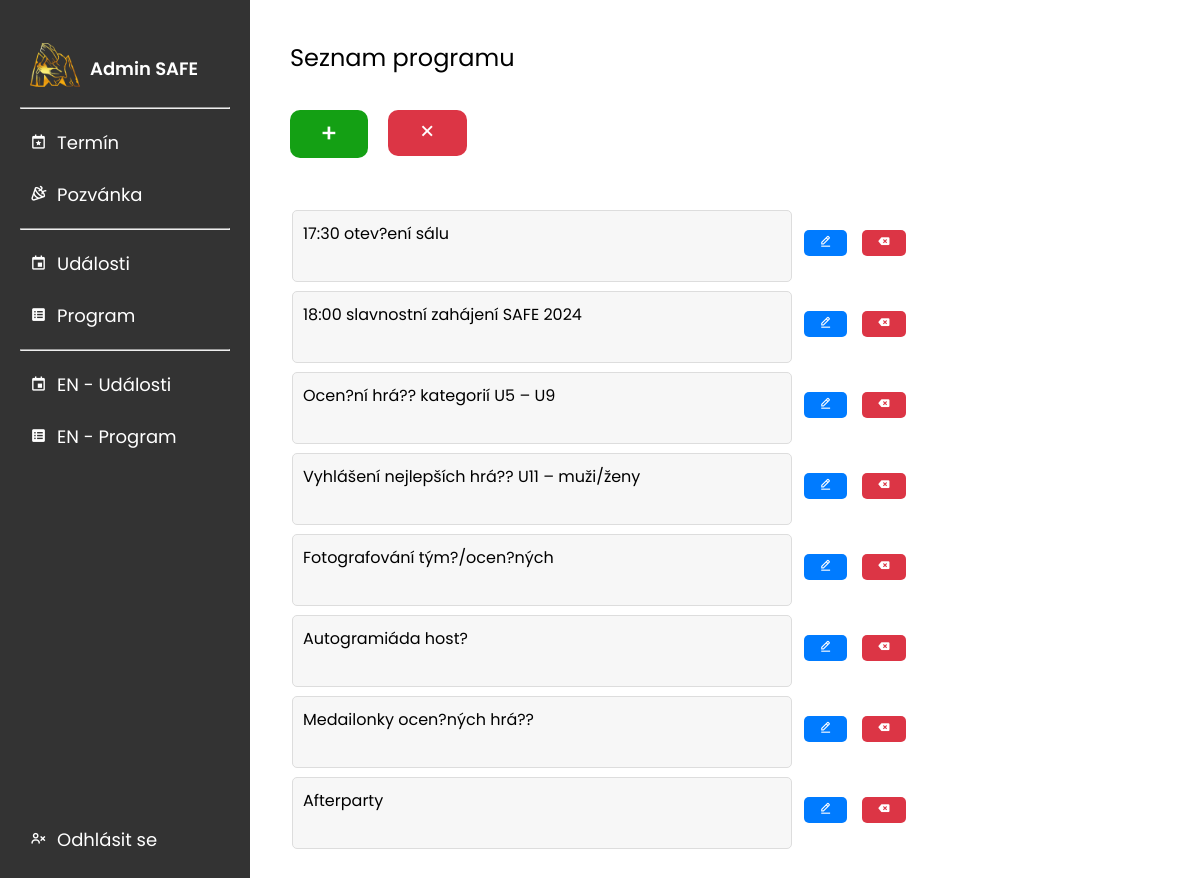
The app's page /admin/program/index.php (signed in), older data.
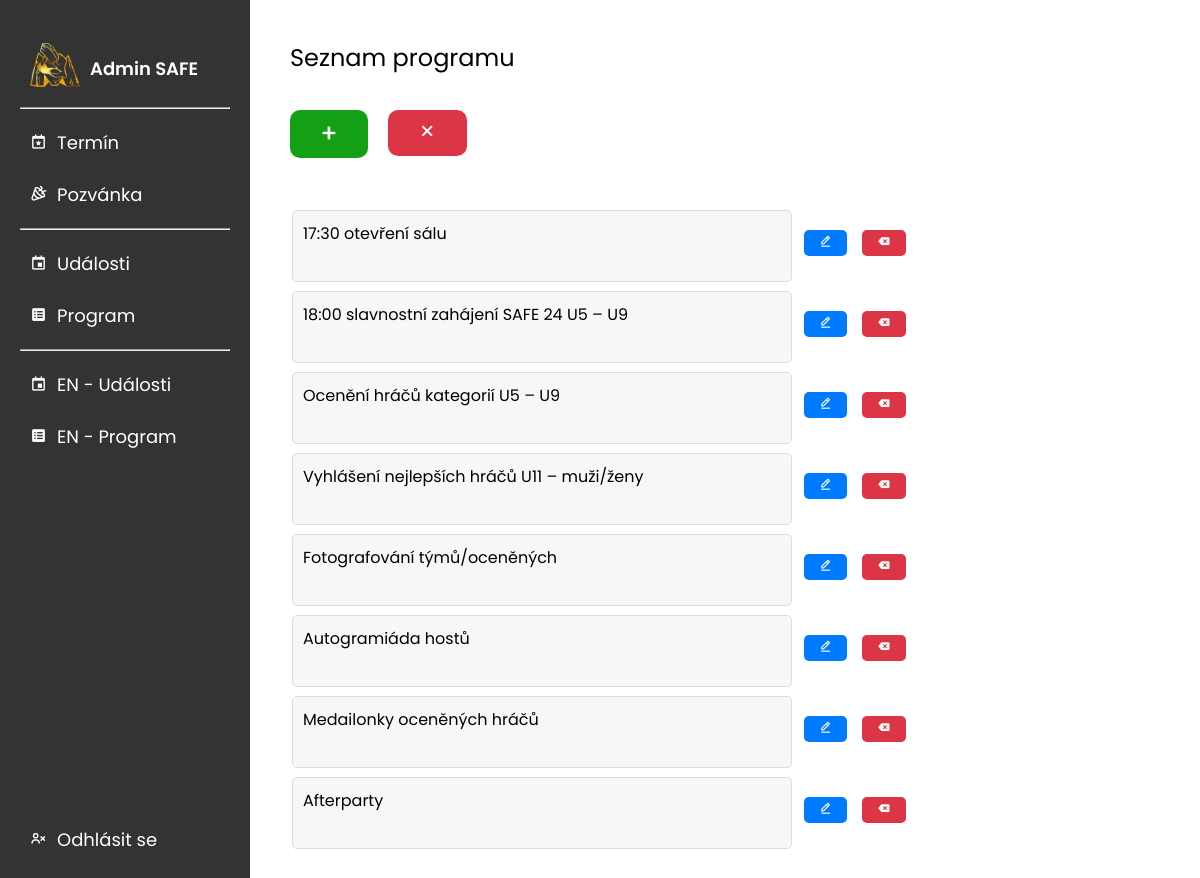
The same page, newer data.
### tables this page shows
CREATE TABLE `programme` (
  `id` int(11) NOT NULL AUTO_INCREMENT,
  `description` text DEFAULT NULL,
  `created_at` timestamp NOT NULL DEFAULT current_timestamp(),
  PRIMARY KEY (`id`)
);

### admin/program/index.php (the view, shortened to what this page needs)
<!DOCTYPE html>
<html lang="cs">
<head>
    <?php include '../../skeleton/head.php' ?>
</head>
<body>
<?php include '../../skeleton/headerAdmin.php' ?>
<div class="content">
    <h2>Seznam programu</h2><br>
    <div class="extraButtons">
        <a href="pridat/" class="addButton">+</a>
        <form method="POST" action="./" onsubmit="return confirmDeleteAll(this);">
            <button type="submit" name="delete_all_programme" class="deleteButton"><i class="bx bx-x"></i></button>
        </form>
    </div>
    <br><br>
    <?php
    $servername = "localhost";
    $username = "root";
    $password = "";
    $dbname = "mywebsite";
    $conn = new mysqli($servername, $username, $password, $dbname);
    $sql = "SELECT id, description FROM programme";
    $result = $conn->query($sql);
    if ($result->num_rows > 0) {
        echo "<table>";
        while ($row = $result->fetch_assoc()) {
            $row_id = $row['id'];
            echo "<tr id='row-$row_id'>";
            echo "<form method='POST' class='edit-form'>";
            echo "<td class='programmeDes'><textarea name='description' readonly>" . htmlspecialchars($row['description']) . "</textarea></td>";
            echo "<td class='action-buttons programmeButtons'>";
            echo "<button class='edit-btn' type='button' data-editing='false' onclick='toggleEdit(this, $row_id)'><i class='bx bx-edit-alt'></i></button>";
            echo "</form>";
            echo "<form method='POST' onsubmit='confirmDeleteRow(this); return false;'>";
            echo "<button class='delete-btn' type='submit'><i class='bx bxs-tag-x'></i></button>";
            echo "</form>";
            echo "</tr>";
        }
        echo "</table>";
    } else {
        echo "Žádný program není k dispozici.";
    }
    ?>
</div>
</body>
</html>

Row changes from the older to the newer data that the page shows:
changed programme: description "17:30 otev?ení sálu" → "17:30 otevření sálu"
changed programme: description "18:00 slavnostní zahájení SAFE 2024" → "18:00 slavnostní zahájení SAFE 24 U5 – U9"
changed programme: description "Ocen?ní hrá?? kategorií U5 – U9" → "Ocenění hráčů kategorií U5 – U9"
changed programme: description "Vyhlášení nejlepších hrá?? U11 – muži/ženy" → "Vyhlášení nejlepších hráčů U11 – muži/ženy"
changed programme: description "Fotografování tým?/ocen?ných" → "Fotografování týmů/oceněných"
changed programme: description "Autogramiáda host?" → "Autogramiáda hostů"
changed programme: description "Medailonky ocen?ných hrá??" → "Medailonky oceněných hráčů"
